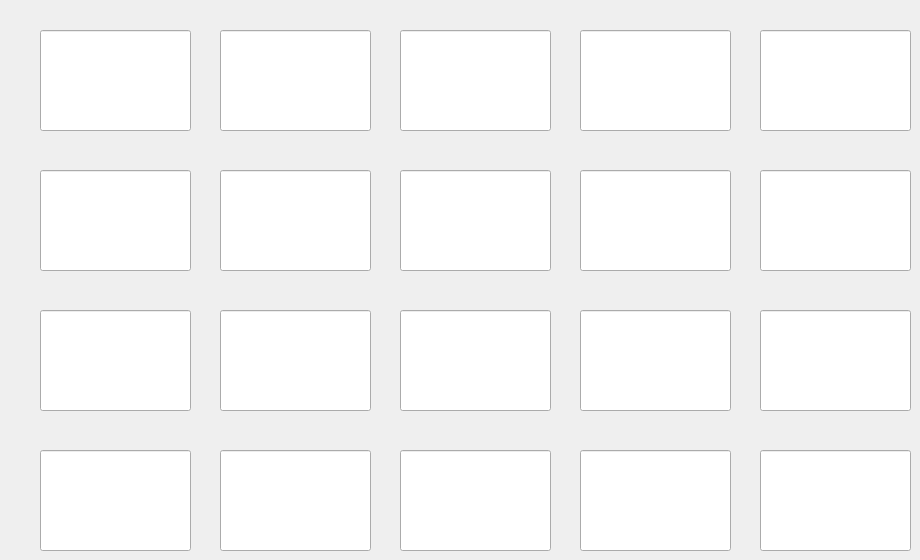
    <widget class="QWidget" name="LuckyPrizePage">
     <widget class="QLineEdit" name="LkPrzLE_0">
      <property name="geometry">
       <rect>
        <x>40</x>
        <y>30</y>
        <width>151</width>
        <height>101</height>
       </rect>
      </property>
      <property name="font">
       <font>
        <family>Adobe Caslon Pro</family>
        <pointsize>24</pointsize>
       </font>
      </property>
      <property name="alignment">
       <set>Qt::AlignCenter</set>
      </property>
     </widget>
     <widget class="QLineEdit" name="LkPrzLE_1">
      <property name="geometry">
       <rect>
        <x>220</x>
        <y>30</y>
        <width>151</width>
        <height>101</height>
       </rect>
      </property>
      <property name="font">
       <font>
        <family>Adobe Caslon Pro</family>
        <pointsize>24</pointsize>
       </font>
      </property>
      <property name="alignment">
       <set>Qt::AlignCenter</set>
      </property>
     </widget>
     <widget class="QLineEdit" name="LkPrzLE_2">
      <property name="geometry">
       <rect>
        <x>400</x>
        <y>30</y>
        <width>151</width>
        <height>101</height>
       </rect>
      </property>
      <property name="font">
       <font>
        <family>Adobe Caslon Pro</family>
        <pointsize>24</pointsize>
       </font>
      </property>
      <property name="alignment">
       <set>Qt::AlignCenter</set>
      </property>
     </widget>
     <widget class="QLineEdit" name="LkPrzLE_3">
      <property name="geometry">
       <rect>
        <x>580</x>
        <y>30</y>
        <width>151</width>
        <height>101</height>
       </rect>
      </property>
      <property name="font">
       <font>
        <family>Adobe Caslon Pro</family>
        <pointsize>24</pointsize>
       </font>
      </property>
      <property name="alignment">
       <set>Qt::AlignCenter</set>
      </property>
     </widget>
     <widget class="QLineEdit" name="LkPrzLE_5">
      <property name="geometry">
       <rect>
        <x>40</x>
        <y>170</y>
        <width>151</width>
        <height>101</height>
       </rect>
      </property>
      <property name="font">
       <font>
        <family>Adobe Caslon Pro</family>
        <pointsize>24</pointsize>
       </font>
      </property>
      <property name="alignment">
       <set>Qt::AlignCenter</set>
      </property>
     </widget>
     <widget class="QLineEdit" name="LkPrzLE_10">
      <property name="geometry">
       <rect>
        <x>40</x>
        <y>310</y>
        <width>151</width>
        <height>101</height>
       </rect>
      </property>
      <property name="font">
       <font>
        <family>Adobe Caslon Pro</family>
        <pointsize>24</pointsize>
       </font>
      </property>
      <property name="alignment">
       <set>Qt::AlignCenter</set>
      </property>
     </widget>
     <widget class="QLineEdit" name="LkPrzLE_15">
      <property name="geometry">
       <rect>
        <x>40</x>
        <y>450</y>
        <width>151</width>
        <height>101</height>
       </rect>
      </property>
      <property name="font">
       <font>
        <family>Adobe Caslon Pro</family>
        <pointsize>24</pointsize>
       </font>
      </property>
      <property name="alignment">
       <set>Qt::AlignCenter</set>
      </property>
     </widget>
     <widget class="QLineEdit" name="LkPrzLE_4">
      <property name="geometry">
       <rect>
        <x>760</x>
        <y>30</y>
        <width>151</width>
        <height>101</height>
       </rect>
      </property>
      <property name="font">
       <font>
        <family>Adobe Caslon Pro</family>
        <pointsize>24</pointsize>
       </font>
      </property>
      <property name="alignment">
       <set>Qt::AlignCenter</set>
      </property>
     </widget>
     <widget class="QLineEdit" name="LkPrzLE_6">
      <property name="geometry">
       <rect>
        <x>220</x>
        <y>170</y>
        <width>151</width>
        <height>101</height>
       </rect>
      </property>
      <property name="font">
       <font>
        <family>Adobe Caslon Pro</family>
        <pointsize>24</pointsize>
       </font>
      </property>
      <property name="alignment">
       <set>Qt::AlignCenter</set>
      </property>
     </widget>
     <widget class="QLineEdit" name="LkPrzLE_7">
      <property name="geometry">
       <rect>
        <x>400</x>
        <y>170</y>
        <width>151</width>
        <height>101</height>
       </rect>
      </property>
      <property name="font">
       <font>
        <family>Adobe Caslon Pro</family>
        <pointsize>24</pointsize>
       </font>
      </property>
      <property name="alignment">
       <set>Qt::AlignCenter</set>
      </property>
     </widget>
     <widget class="QLineEdit" name="LkPrzLE_8">
      <property name="geometry">
       <rect>
        <x>580</x>
        <y>170</y>
        <width>151</width>
        <height>101</height>
       </rect>
      </property>
      <property name="font">
       <font>
        <family>Adobe Caslon Pro</family>
        <pointsize>24</pointsize>
       </font>
      </property>
      <property name="alignment">
       <set>Qt::AlignCenter</set>
      </property>
     </widget>
     <widget class="QLineEdit" name="LkPrzLE_9">
      <property name="geometry">
       <rect>
        <x>760</x>
        <y>170</y>
        <width>151</width>
        <height>101</height>
       </rect>
      </property>
      <property name="font">
       <font>
        <family>Adobe Caslon Pro</family>
        <pointsize>24</pointsize>
       </font>
      </property>
      <property name="alignment">
       <set>Qt::AlignCenter</set>
      </property>
     </widget>
     <widget class="QLineEdit" name="LkPrzLE_11">
      <property name="geometry">
       <rect>
        <x>220</x>
        <y>310</y>
        <width>151</width>
        <height>101</height>
       </rect>
      </property>
      <property name="font">
       <font>
        <family>Adobe Caslon Pro</family>
        <pointsize>24</pointsize>
       </font>
      </property>
      <property name="alignment">
       <set>Qt::AlignCenter</set>
      </property>
     </widget>
     <widget class="QLineEdit" name="LkPrzLE_12">
      <property name="geometry">
       <rect>
        <x>400</x>
        <y>310</y>
        <width>151</width>
        <height>101</height>
       </rect>
      </property>
      <property name="font">
       <font>
        <family>Adobe Caslon Pro</family>
        <pointsize>24</pointsize>
       </font>
      </property>
      <property name="alignment">
       <set>Qt::AlignCenter</set>
      </property>
     </widget>
     <widget class="QLineEdit" name="LkPrzLE_13">
      <property name="geometry">
       <rect>
        <x>580</x>
        <y>310</y>
        <width>151</width>
        <height>101</height>
       </rect>
      </property>
      <property name="font">
       <font>
        <family>Adobe Caslon Pro</family>
        <pointsize>24</pointsize>
       </font>
      </property>
      <property name="alignment">
       <set>Qt::AlignCenter</set>
      </property>
     </widget>
     <widget class="QLineEdit" name="LkPrzLE_14">
      <property name="geometry">
       <rect>
        <x>760</x>
        <y>310</y>
        <width>151</width>
        <height>101</height>
       </rect>
      </property>
      <property name="font">
       <font>
        <family>Adobe Caslon Pro</family>
        <pointsize>24</pointsize>
       </font>
      </property>
      <property name="alignment">
       <set>Qt::AlignCenter</set>
      </property>
     </widget>
     <widget class="QLineEdit" name="LkPrzLE_16">
      <property name="geometry">
       <rect>
        <x>220</x>
        <y>450</y>
        <width>151</width>
        <height>101</height>
       </rect>
      </property>
      <property name="font">
       <font>
        <family>Adobe Caslon Pro</family>
        <pointsize>24</pointsize>
       </font>
      </property>
      <property name="alignment">
       <set>Qt::AlignCenter</set>
      </property>
     </widget>
     <widget class="QLineEdit" name="LkPrzLE_17">
      <property name="geometry">
       <rect>
        <x>400</x>
        <y>450</y>
        <width>151</width>
        <height>101</height>
       </rect>
      </property>
      <property name="font">
       <font>
        <family>Adobe Caslon Pro</family>
        <pointsize>24</pointsize>
       </font>
      </property>
      <property name="alignment">
       <set>Qt::AlignCenter</set>
      </property>
     </widget>
     <widget class="QLineEdit" name="LkPrzLE_18">
      <property name="geometry">
       <rect>
        <x>580</x>
        <y>450</y>
        <width>151</width>
        <height>101</height>
       </rect>
      </property>
      <property name="font">
       <font>
        <family>Adobe Caslon Pro</family>
        <pointsize>24</pointsize>
       </font>
      </property>
      <property name="alignment">
       <set>Qt::AlignCenter</set>
      </property>
     </widget>
     <widget class="QLineEdit" name="LkPrzLE_19">
      <property name="geometry">
       <rect>
        <x>760</x>
        <y>450</y>
        <width>151</width>
        <height>101</height>
       </rect>
      </property>
      <property name="font">
       <font>
        <family>Adobe Caslon Pro</family>
        <pointsize>20</pointsize>
       </font>
      </property>
      <property name="alignment">
       <set>Qt::AlignCenter</set>
      </property>
     </widget>
    </widget>
